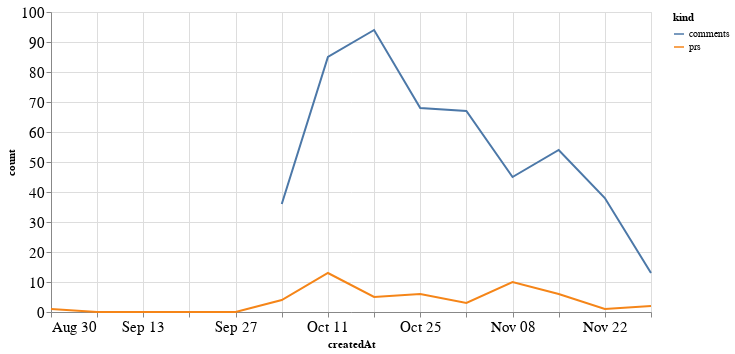

The cell this chart's notebook holds for it:
### Code cell
alt.Chart(total_time, width=600).mark_line().encode(
    x='createdAt',
    y='count',
    color='kind'
)

### Figure 1 — Vega-Lite specification as saved in the notebook (floating-point values rounded to 4 significant figures)
{"config": {"axisLeft": {"labelFontSize": 15}, "axisBottom": {"labelFontSize": 15}}, "data": {"name": "data-3ea24dd27824f9883744a172d8d6efbc"}, "mark": "line", "encoding": {"color": {"type": "nominal", "field": "kind"}, "x": {"type": "temporal", "field": "createdAt"}, "y": {"type": "quantitative", "field": "count"}}, "width": 600, "$schema": "https://vega.github.io/schema/vega-lite/v4.8.1.json", "datasets": {"data-3ea24dd27824f9883744a172d8d6efbc": [{"createdAt": "2020-08-30T00:00:00", "kind": "prs", "count": 1.0}, {"createdAt": "2020-09-06T00:00:00", "kind": "prs", "count": 0.0}, {"createdAt": "2020-09-13T00:00:00", "kind": "prs", "count": 0.0}, {"createdAt": "2020-09-20T00:00:00", "kind": "prs", "count": 0.0}, {"createdAt": "2020-09-27T00:00:00", "kind": "prs", "count": 0.0}, {"createdAt": "2020-10-04T00:00:00", "kind": "prs", "count": 4.0}, {"createdAt": "2020-10-11T00:00:00", "kind": "prs", "count": 13.0}, {"createdAt": "2020-10-18T00:00:00", "kind": "prs", "count": 5.0}, {"createdAt": "2020-10-25T00:00:00", "kind": "prs", "count": 6.0}, {"createdAt": "2020-11-01T00:00:00", "kind": "prs", "count": 3.0}, {"createdAt": "2020-11-08T00:00:00", "kind": "prs", "count": 10.0}, {"createdAt": "2020-11-15T00:00:00", "kind": "prs", "count": 6.0}, {"createdAt": "2020-11-22T00:00:00", "kind": "prs", "count": 1.0}, {"createdAt": "2020-11-29T00:00:00", "kind": "prs", "count": 2.0}, {"createdAt": "2020-08-30T00:00:00", "kind": "comments", "count": null}, {"createdAt": "2020-09-06T00:00:00", "kind": "comments", "count": null}, {"createdAt": "2020-09-13T00:00:00", "kind": "comments", "count": null}, {"createdAt": "2020-09-20T00:00:00", "kind": "comments", "count": null}, {"createdAt": "2020-09-27T00:00:00", "kind": "comments", "count": null}, {"createdAt": "2020-10-04T00:00:00", "kind": "comments", "count": 36.0}, {"createdAt": "2020-10-11T00:00:00", "kind": "comments", "count": 85.0}, {"createdAt": "2020-10-18T00:00:00", "kind": "comments", "count": 94.0}, {"createdAt": "2020-10-25T00:00:00", "kind": "comments", "count": 68.0}, {"createdAt": "2020-11-01T00:00:00", "kind": "comments", "count": 67.0}, {"createdAt": "2020-11-08T00:00:00", "kind": "comments", "count": 45.0}, {"createdAt": "2020-11-15T00:00:00", "kind": "comments", "count": 54.0}, {"createdAt": "2020-11-22T00:00:00", "kind": "comments", "count": 38.0}, {"createdAt": "2020-11-29T00:00:00", "kind": "comments", "count": 13.0}]}}
